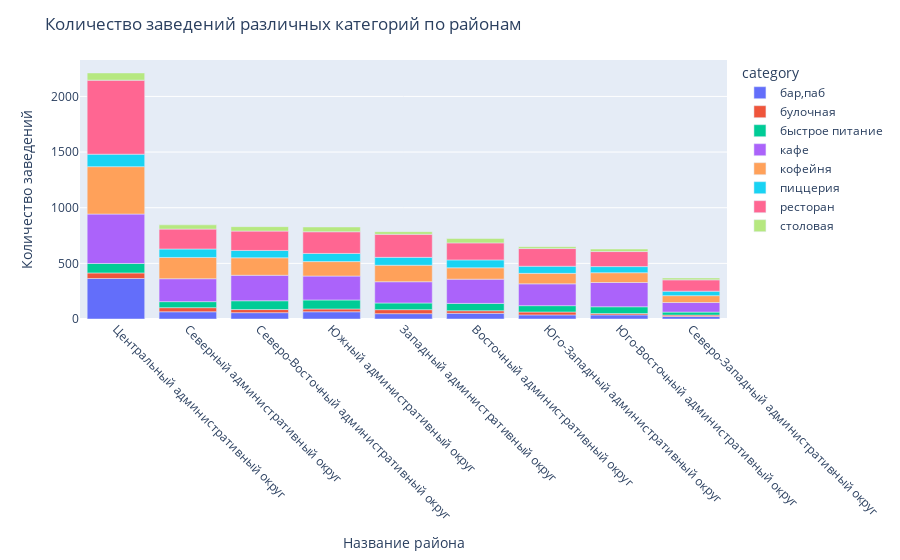

Here is the notebook cell this chart was saved with:
### Code cell
iplot(fig)

### Figure 1 — Plotly figure (JSON) as saved in the notebook; plotly's stock layout.template omitted (floating-point values rounded to 4 significant figures)
{"data": [{"alignmentgroup": "True", "hovertemplate": "category=бар,паб<br>district=%{x}<br>value=%{y}<extra></extra>", "legendgroup": "бар,паб", "marker": {"color": "#636efa", "pattern": {"shape": ""}}, "name": "бар,паб", "offsetgroup": "бар,паб", "orientation": "v", "showlegend": true, "textposition": "auto", "type": "bar", "x": ["Центральный административный округ", "Северный административный округ", "Северо-Восточный административный округ", "Южный административный округ", "Западный административный округ", "Восточный административный округ", "Юго-Западный административный округ", "Юго-Восточный административный округ", "Северо-Западный административный округ"], "xaxis": "x", "y": [364, 65, 57, 65, 48, 51, 37, 37, 23], "yaxis": "y"}, {"alignmentgroup": "True", "hovertemplate": "category=булочная<br>district=%{x}<br>value=%{y}<extra></extra>", "legendgroup": "булочная", "marker": {"color": "#EF553B", "pattern": {"shape": ""}}, "name": "булочная", "offsetgroup": "булочная", "orientation": "v", "showlegend": true, "textposition": "auto", "type": "bar", "x": ["Центральный административный округ", "Северный административный округ", "Северо-Восточный административный округ", "Южный административный округ", "Западный административный округ", "Восточный административный округ", "Юго-Западный административный округ", "Юго-Восточный административный округ", "Северо-Западный административный округ"], "xaxis": "x", "y": [50, 37, 28, 25, 36, 23, 26, 12, 12], "yaxis": "y"}, {"alignmentgroup": "True", "hovertemplate": "category=быстрое питание<br>district=%{x}<br>value=%{y}<extra></extra>", "legendgroup": "быстрое питание", "marker": {"color": "#00cc96", "pattern": {"shape": ""}}, "name": "быстрое питание", "offsetgroup": "быстрое питание", "orientation": "v", "showlegend": true, "textposition": "auto", "type": "bar", "x": ["Центральный административный округ", "Северный административный округ", "Северо-Восточный административный округ", "Южный административный округ", "Западный административный округ", "Восточный административный округ", "Юго-Западный административный округ", "Юго-Восточный административный округ", "Северо-Западный административный округ"], "xaxis": "x", "y": [85, 54, 79, 81, 60, 66, 57, 61, 27], "yaxis": "y"}, {"alignmentgroup": "True", "hovertemplate": "category=кафе<br>district=%{x}<br>value=%{y}<extra></extra>", "legendgroup": "кафе", "marker": {"color": "#ab63fa", "pattern": {"shape": ""}}, "name": "кафе", "offsetgroup": "кафе", "orientation": "v", "showlegend": true, "textposition": "auto", "type": "bar", "x": ["Центральный административный округ", "Северный административный округ", "Северо-Восточный административный округ", "Южный административный округ", "Западный административный округ", "Восточный административный округ", "Юго-Западный административный округ", "Юго-Восточный административный округ", "Северо-Западный административный округ"], "xaxis": "x", "y": [444, 206, 229, 215, 191, 218, 196, 218, 86], "yaxis": "y"}, {"alignmentgroup": "True", "hovertemplate": "category=кофейня<br>district=%{x}<br>value=%{y}<extra></extra>", "legendgroup": "кофейня", "marker": {"color": "#FFA15A", "pattern": {"shape": ""}}, "name": "кофейня", "offsetgroup": "кофейня", "orientation": "v", "showlegend": true, "textposition": "auto", "type": "bar", "x": ["Центральный административный округ", "Северный административный округ", "Северо-Восточный административный округ", "Южный административный округ", "Западный административный округ", "Восточный административный округ", "Юго-Западный административный округ", "Юго-Восточный административный округ", "Северо-Западный административный округ"], "xaxis": "x", "y": [426, 191, 157, 130, 148, 102, 94, 88, 62], "yaxis": "y"}, {"alignmentgroup": "True", "hovertemplate": "category=пиццерия<br>district=%{x}<br>value=%{y}<extra></extra>", "legendgroup": "пиццерия", "marker": {"color": "#19d3f3", "pattern": {"shape": ""}}, "name": "пиццерия", "offsetgroup": "пиццерия", "orientation": "v", "showlegend": true, "textposition": "auto", "type": "bar", "x": ["Центральный административный округ", "Северный административный округ", "Северо-Восточный административный округ", "Южный административный округ", "Западный административный округ", "Восточный административный округ", "Юго-Западный административный округ", "Юго-Восточный административный округ", "Северо-Западный административный округ"], "xaxis": "x", "y": [112, 76, 66, 73, 71, 71, 64, 55, 40], "yaxis": "y"}, {"alignmentgroup": "True", "hovertemplate": "category=ресторан<br>district=%{x}<br>value=%{y}<extra></extra>", "legendgroup": "ресторан", "marker": {"color": "#FF6692", "pattern": {"shape": ""}}, "name": "ресторан", "offsetgroup": "ресторан", "orientation": "v", "showlegend": true, "textposition": "auto", "type": "bar", "x": ["Центральный административный округ", "Северный административный округ", "Северо-Восточный административный округ", "Южный административный округ", "Западный административный округ", "Восточный административный округ", "Юго-Западный административный округ", "Юго-Восточный административный округ", "Северо-Западный административный округ"], "xaxis": "x", "y": [665, 179, 174, 195, 207, 153, 159, 135, 102], "yaxis": "y"}, {"alignmentgroup": "True", "hovertemplate": "category=столовая<br>district=%{x}<br>value=%{y}<extra></extra>", "legendgroup": "столовая", "marker": {"color": "#B6E880", "pattern": {"shape": ""}}, "name": "столовая", "offsetgroup": "столовая", "orientation": "v", "showlegend": true, "textposition": "auto", "type": "bar", "x": ["Центральный административный округ", "Северный административный округ", "Северо-Восточный административный округ", "Южный административный округ", "Западный административный округ", "Восточный административный округ", "Юго-Западный административный округ", "Юго-Восточный административный округ", "Северо-Западный административный округ"], "xaxis": "x", "y": [65, 38, 40, 43, 24, 39, 17, 23, 17], "yaxis": "y"}], "layout": {"barmode": "relative", "legend": {"title": {"text": "category"}, "tracegroupgap": 0}, "margin": {"t": 60}, "title": {"text": "Количество заведений различных категорий по районам"}, "xaxis": {"anchor": "y", "domain": [0, 1], "tickangle": 45, "title": {"text": "Название района"}}, "yaxis": {"anchor": "x", "domain": [0, 1], "title": {"text": "Количество заведений"}}}}
